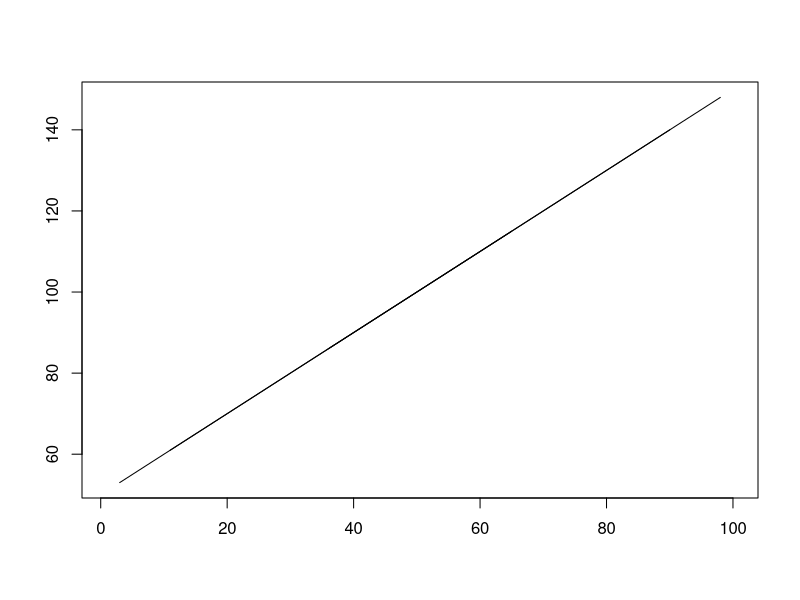

R code for this plot:
lake <- 51:150
t <- 1:100
ma2 <- filter(lake, sides = 2, rep(1, 5) / 5)
ma10 <- filter(lake, sides = 2, rep(1, 21) / 21)
ma35 <- filter(lake, sides = 2, rep(1, 71) / 71)

plot(t, ma2, xlab = "", ylab = "", type = "l")
lines(t, ma10)
lines(t, ma35)
